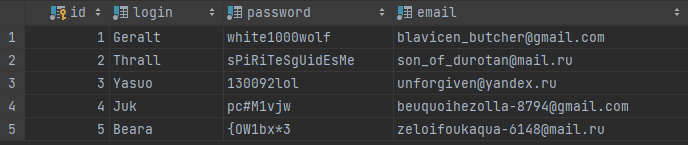
#> input picture Database2022/lab1/lab1_2/assets/customer_table.png, 688 x 145 px, given in place of the camera
$ python Detection_of_objects_by_color.py
#> lines starting #> are read from the running program, lines starting #| are printed output that depends on the picture; after the words box and inside, x2 and y2 are one past the last pixel; in counts of white or black regions, pixels touching at a corner belong together
import time
import numpy as np
import cv2

cap=cv2.VideoCapture(1)

def nothing(x):
    pass
cv2.namedWindow("Trackbars")
cv2.createTrackbar("L - H", "Trackbars", 0, 179, nothing)
#> slider 'L - H' is set to 35
cv2.createTrackbar("L - S", "Trackbars", 0, 255, nothing)
#> slider 'L - S' is set to 51
cv2.createTrackbar("L - V", "Trackbars", 0, 255, nothing)
#> slider 'L - V' is set to 51
cv2.createTrackbar("U - H", "Trackbars", 179, 179, nothing)
cv2.createTrackbar("U - S", "Trackbars", 255, 255, nothing)
cv2.createTrackbar("U - V", "Trackbars", 255, 255, nothing)

while True:
     ret,frame=cap.read()
#> frame is the input picture: shape (145, 688, 3); mean B, G, R 55.2, 54.4, 53.5
     frame=cv2.resize(frame,(640,480))
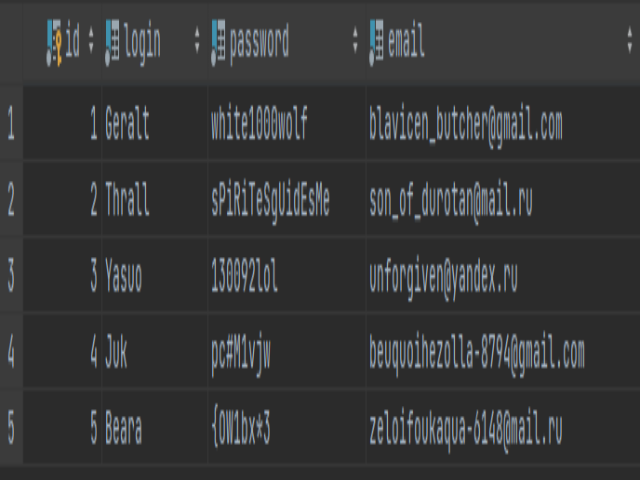
#> frame: shape (480, 640, 3); mean B, G, R 55.2, 54.4, 53.4
     hsv = cv2.cvtColor(frame, cv2.COLOR_BGR2HSV)
#> hsv: shape (480, 640, 3); mean H, S, V 13.5, 10.7, 56.8

     l_h = cv2.getTrackbarPos("L - H", "Trackbars")
     l_s = cv2.getTrackbarPos("L - S", "Trackbars")
     l_v = cv2.getTrackbarPos("L - V", "Trackbars")
     u_h = cv2.getTrackbarPos("U - H", "Trackbars")
     u_s = cv2.getTrackbarPos("U - S", "Trackbars")
     u_v = cv2.getTrackbarPos("U - V", "Trackbars")
     lower_blue = np.array([l_h, l_s, l_v])
     upper_blue = np.array([u_h, u_s, u_v])
     mask = cv2.inRange(hsv, lower_blue, upper_blue)
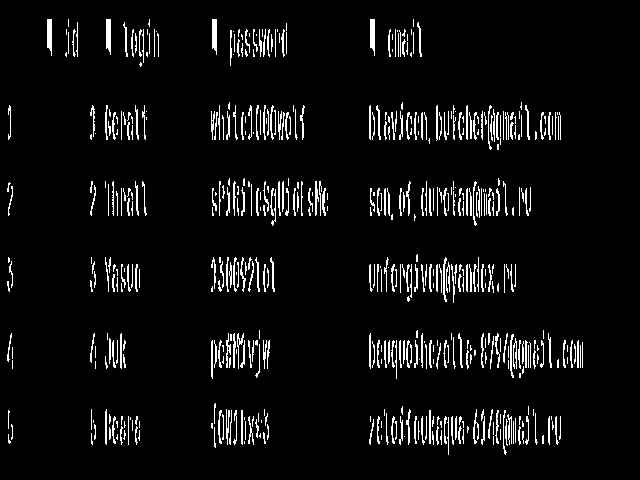
#> mask: shape (480, 640); 5.8% white in thin lines or dots, all inside (x1, y1, x2, y2) = (7, 19, 583, 455)
     result = cv2.bitwise_and(frame, frame, mask=mask)
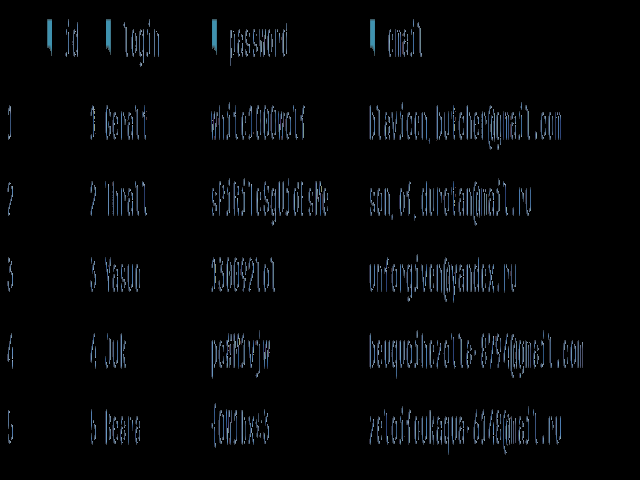
#> result: shape (480, 640, 3); mean B, G, R 7.1, 5.6, 4.3

    # show thresholded image
     cv2.imshow("mask", mask)
     cv2.imshow("result", result)

     key = cv2.waitKey(1) & 0xFF
#> (key q is pressed here)
     if key == ord("q"):
        break
cap.release()
cv2.destroyAllWindows()

$ run again, on Database2022/lab1/lab1_2/assets/game-to-genre_table.png
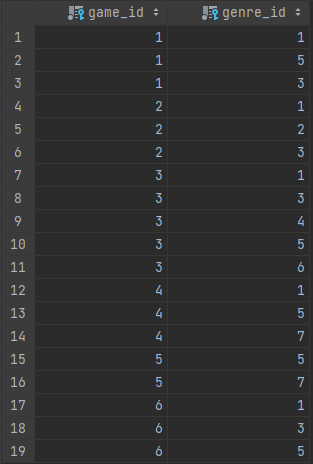
#> input picture Database2022/lab1/lab1_2/assets/game-to-genre_table.png, 313 x 464 px, given in place of the camera
#> frame is the input picture: shape (464, 313, 3); mean B, G, R 48.1, 47.9, 47.6
#> frame: shape (480, 640, 3)
#> hsv: shape (480, 640, 3); mean H, S, V 4, 2.5, 48.4
#> `mask = cv2.inRange(hsv, lower_blue, upper_blue)`:
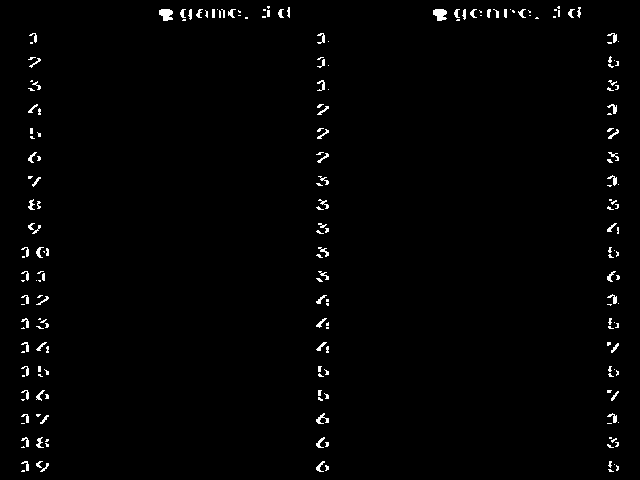
#> mask: shape (480, 640); 1.3% white in thin lines or dots
#> `result = cv2.bitwise_and(frame, frame, mask=mask)`:
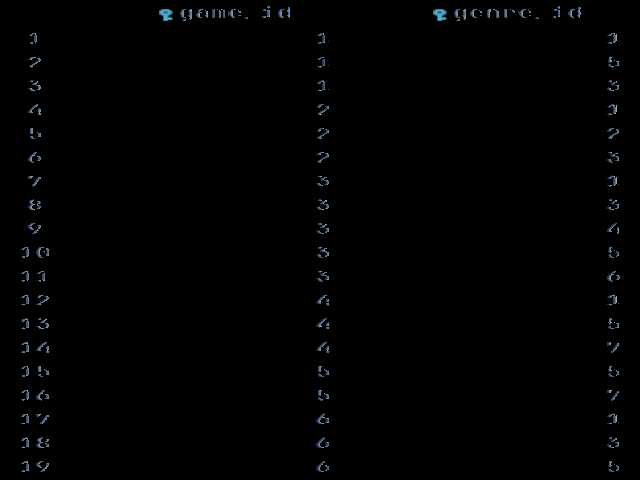
#> result: shape (480, 640, 3); mean B, G, R 1.7, 1.4, 1.1
